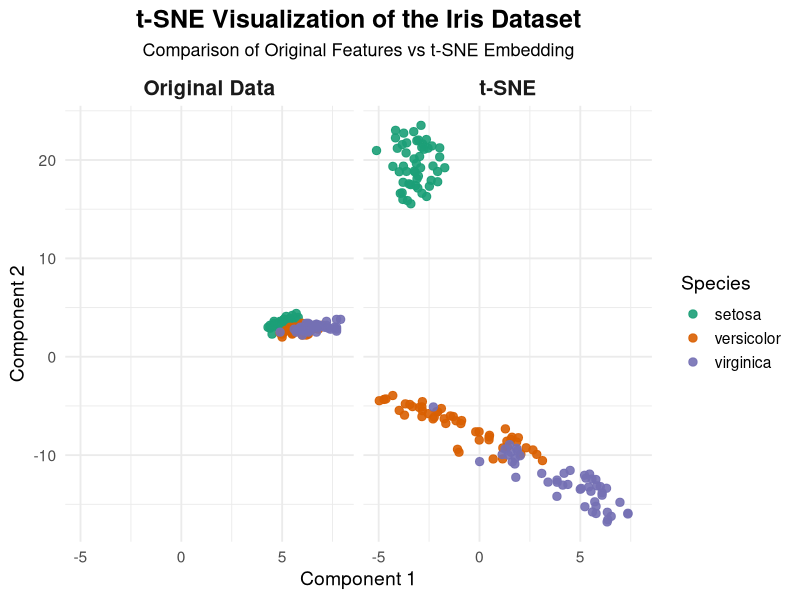

Write the R code that produced this figure.
library(Rtsne)
library(ggplot2)
library(datasets)
library(dplyr)

# Load the Iris dataset
data(iris)
data <- as.matrix(iris[, 1:4])
target <- iris$Species

# Remove duplicate rows (required by Rtsne)
unique_idx <- !duplicated(data)
data_unique <- data[unique_idx, ]
target_unique <- target[unique_idx]

# Run t-SNE with dims set to 2
tsne <- Rtsne(data_unique, dims = 3, perplexity = 30, verbose = TRUE)  # Change dims to 3

# Prepare data for plotting in 2D
original_df <- data.frame(
  x = data_unique[, 1],
  y = data_unique[, 2],
  cluster = target_unique,
  method = "Original Data"
)

tsne_df <- data.frame(
  x = tsne$Y[, 1],
  y = tsne$Y[, 2],
  cluster = target_unique,
  method = "t-SNE"
)

all_data <- bind_rows(original_df, tsne_df)

# Set a color palette for the species
palette <- c(
  "setosa" = "#1b9e77",
  "versicolor" = "#d95f02",
  "virginica" = "#7570b3"
)

# Plot using facets in the requested style
plot <- ggplot(all_data, aes(x = x, y = y, color = cluster)) +
  geom_point(size = 2.5, alpha = 0.9) +
  facet_wrap(~ method, nrow = 1) +
  scale_color_manual(values = palette, name = "Species") +
  labs(
    title = "t-SNE Visualization of the Iris Dataset",
    subtitle = "Comparison of Original Features vs t-SNE Embedding",
    x = "Component 1", y = "Component 2"
  ) +
  theme_minimal(base_size = 14) +
  theme(
    panel.background = element_rect(fill = "white", color = NA),
    plot.background = element_rect(fill = "white", color = NA),
    strip.background = element_rect(fill = "white", color = NA),
    strip.text = element_text(face = "bold", size = 15),
    plot.title = element_text(face = "bold", size = 18, hjust = 0.5),
    plot.subtitle = element_text(size = 13, hjust = 0.5),
    legend.position = "right"
  )
